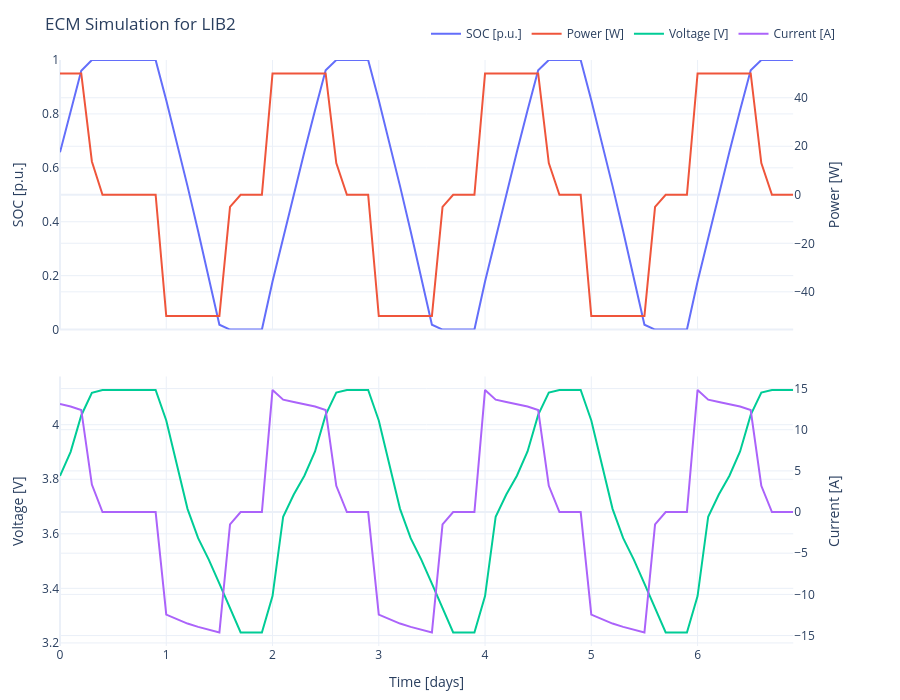

Notebook source saved alongside this figure:
### Code cell
## Solution - ECM plot for LIB2

plot_ecm(
    # rufe hier die Simulation der LIB2 Zelle auf
    df_lib2_ecm_result,
    title="ECM Simulation for LIB2",
)
